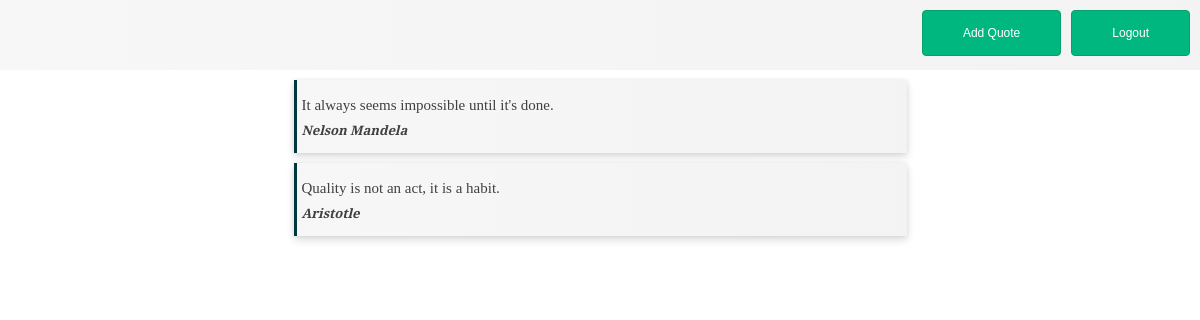
The page /all/ on the database as committed earlier.
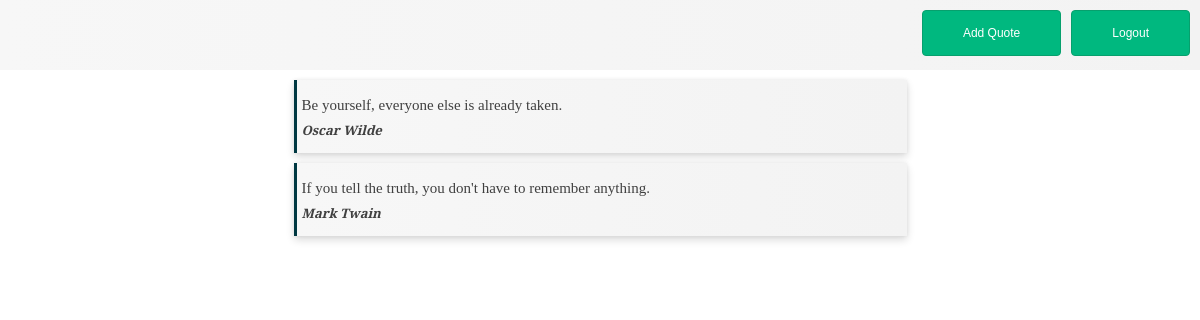
The same page on the database as committed later.
### quoteapp/models.py (models this page shows, shortened)
class QuoteModel(models.Model):
	quote = models.CharField(max_length = 150)
	qname = models.CharField(max_length = 25)

### quoteapp/views.py (the view)
# urls.py: url(r'^all/',allquotes_view,name='allquotes'),
def allquotes_view(request):
	list1 = QuoteModel.objects.all()
	context = {"list1":list1}
	return render(request,"quoteapp/all.html",context)

### quoteapp/templates/quoteapp/all.html (shortened to what this page needs)
{% block content %}
{% load static %}
<link rel="stylesheet" type="text/css" href="/static/quoteapp/style2.css" />
<link rel="stylesheet" type="text/css" href="/static/quoteapp/style.css" />
<div class="head">
<div class="logout">
  <form action="/index/">
    <input type="submit" value="Logout" />
  </form>
</div>
<div class="logout">
  <form action="/quote/">
    <input type="submit" value="Add Quote" />
  </form>
</div>
</div>
{% for x in list1%}
<div class="item">
  <div class="quote">
<p> {{x.quote}} </p></div>
<div class="qname">
<p> {{x.qname}} </p> </div>
</div>
{% endfor %}
{% endblock content%}

### quoteapp/static/quoteapp/style2.css (style rules this page uses)
.item { line-height: 10px; font-family: "Droid Serif"; border-left:3px solid #003842; width:50%; margin:0 auto; margin-top: 10px; padding:5px 5px 5px 5px; background: linear-gradient(to right, #F7F7F7, #F3F3F3); box-shadow: 0 0 4px rgba(0, 0, 0, .07), 0 4px 8px rgba(0, 0, 0, .14); }
.qname { font-style: italic; font-weight: bold; }
.quote { font-size: 15px; }
.head { padding: 10px; height: 50px; background: linear-gradient(to right, #F7F7F7, #F3F3F3); }
.logout { margin-left: 10px; }

### quoteapp/static/quoteapp/style.css (style rules this page uses)
input { font-family: 'MONTSERRAT', Tahoma, Verdana, sans-serif; font-size: 12px; }
input[type=submit] { padding: 0 40px; height: 46px; font-size: 12px; color: #fff; text-shadow: none; background: #00B87F; border: 1px solid; border-color: #07A06D; border-radius: 4px; }
.logout { float:right; }

Rows that differ between the two databases and show on the page:
removed QuoteModel: quote "It always seems impossible until it's done.", qname "Nelson Mandela"
removed QuoteModel: quote "Quality is not an act, it is a habit.", qname "Aristotle"
added QuoteModel: quote "Be yourself, everyone else is already taken.", qname "Oscar Wilde"
added QuoteModel: quote "If you tell the truth, you don't have to remember anything.", qname "Mark Twain"
